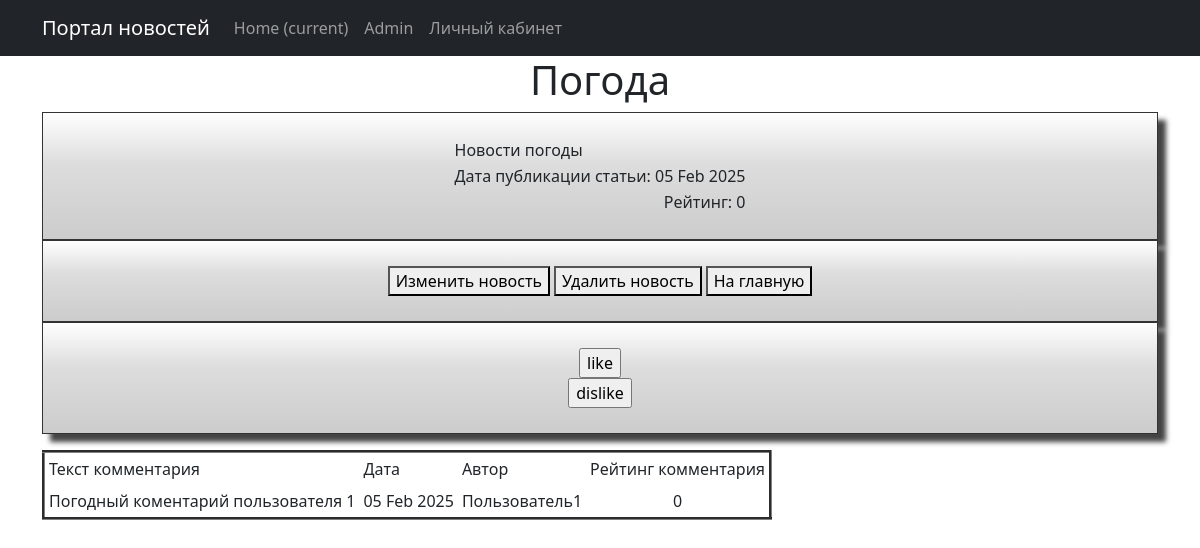
The app's page /publication/3 with its own data.
### news/models.py (models this page shows, shortened)
class Post(models.Model):
    news = "NW"
    article = "AR"
    POSITIONS = [(news, "Новость"),
                 (article, "Статья")]
    autor_id = models.ForeignKey(Author, on_delete=models.CASCADE)
    type = models.CharField(max_length = 2, choices=POSITIONS, default=news)
    date_time = models.DateTimeField(auto_now_add=True)
    category = models.ManyToManyField(Category, through="PostCategory")
    title_news = models.CharField(max_length = 128)
    text_news = models.TextField()
    rating_post = models.IntegerField(default = 0)

class Censorship(models.Model):
    word = models.CharField(max_length = 255, unique=True)
    def __str__(self):
        return f'{self.word}'

class Comment(models.Model):
    post_id = models.ForeignKey(Post, on_delete=models.CASCADE)
    user_id = models.ForeignKey(User, on_delete=models.CASCADE)
    text_comment = models.CharField(max_length = 255)
    date_time = models.DateTimeField(auto_now_add=True)
    rating_comments = models.IntegerField(default=0, db_column='rating_comments')

### news/views.py (the view)
# urls.py: path('<int:pk>', PostDetail.as_view(), name="news_detail"),
class PostDetail(DetailView):
    model = Post
    template_name = 'post.html'
    context_object_name = 'post'
    def get_context_data(self, **kwargs):
        publication = self.get_object()
        context = super().get_context_data(**kwargs)
        context['update_news'] = (publication.type == "NW")
        context['update_article'] = (publication.type == "AR")
        context['comments'] = Comment.objects.filter(post_id=publication.pk)
        return context

### news/templatetags/custom_filters.py (called while the page is built)
def stripping(text):
    word = ''
    for i in text:
        if i.isalpha():
            word += i
    return word.lower()

@register.filter()
def censor(text):
    list_censor = [str(i) for i in Censorship.objects.all()]
    for word in text.split():
        format_word = stripping(word)
        if format_word in list_censor:
            cencore_word = format_word[0] + "*" * (len(word) - 1)
            text = text.replace(delete_symbol_l_r(word), cencore_word)
    return text

### templates/post.html (shortened to what this page needs)
{% extends 'flatpages/default.html' %}
{% load custom_filters %}
{% block content %}
<h1>{{ post.title_news | censor }}</h1>
        <div class="shadowbox">
                <table align="center">
                    <tr>
                        <td align="left">{{ post.text_news | censor }}</td>
                    </tr>
                    <tr>
                        <td align="right"> Дата публикации статьи: {{ post.date_time | date:'d M Y' }}</td>
                    </tr>
                    <tr>
                        <td align="right"> Рейтинг: {{ post.rating_post }}</td>
                    </tr>
                </table>
        </div>
        <div class="shadowbox">
                <table align="center">
                    <tr>
                        <td align="center">
                            {% if update_news %}
                                    <form action="/publication/news/{{ post.pk }}/edit/" target="_blank">
                                        <button>Изменить новость</button>
                                    </form>
                            {% endif %}
                        </td>
                        <td align="center">
                        </td>
                        <td align="center">
                            {% if update_news %}
                                    <form action="/publication/news/{{ post.pk }}/delete/" target="_blank">
                                        <button>Удалить новость</button>
                                    </form>
                            {% endif %}
                        </td>
                        <td align="center">
                        </td>
                        <td align="center">
                            <form action="/publication/" target="_blank">
                                <button>На главную</button>
                            </form>
                        </td>
                    </tr>
                </table>
        </div>
        <div class="shadowbox">
                <table align="center">
                    <tr>
                        <td align="center">
                                    <form action="{% url 'like_dislike' post.pk %}" method="post">
                                        <input type="submit" value="like">
                                    </form>
                                    <form action="{% url 'like_dislike' post.pk %}" method="post">
                                        <input type="submit" value="dislike">
                                    </form>
                        </td>
                    </tr>
                </table>
        </div>
<div>
    <p>
        {% if comments %}
            <table border="3" cellpadding="4" cellspacing="1">
                <tr>
                    <td align="left">Текст комментария</td>
                    <td align="left">Дата</td>
                    <td align="left">Автор</td>
                    <td align="left">Рейтинг комментария</td>
                </tr>
                {% for comment in comments%}
                <tr>
                    <td>{{ comment.text_comment }}</td>
                    <td>{{ comment.date_time | date:'d M Y' }}</td>
                    <td>{{ comment.user_id }}</td>
                    <td>{{ comment.rating_comments }}</td>
                </tr>
                {% endfor %}
            </table>
        {% else %}
        <h2>Комментариев нет!</h2>
        {% endif%}
    </p>
</div>
{% endblock content %}

### templates/post.html (style rules this page uses)
.shadowbox { width: 100%; margin: 0 auto; border: 1px solid #333; box-shadow: 8px 8px 5px #444; padding: 8px 12px; background-image: linear-gradient(180deg, #fff, #ddd 40%, #ccc); }

### records on screen
Post: title_news|censor "Погода", text_news|censor "Новости погоды", date_time "05 Feb 2025", rating_post "0"
Comment: text_comment "Погодный коментарий пользователя 1", date_time "05 Feb 2025", user_id "Пользователь1", rating_comments "0"
